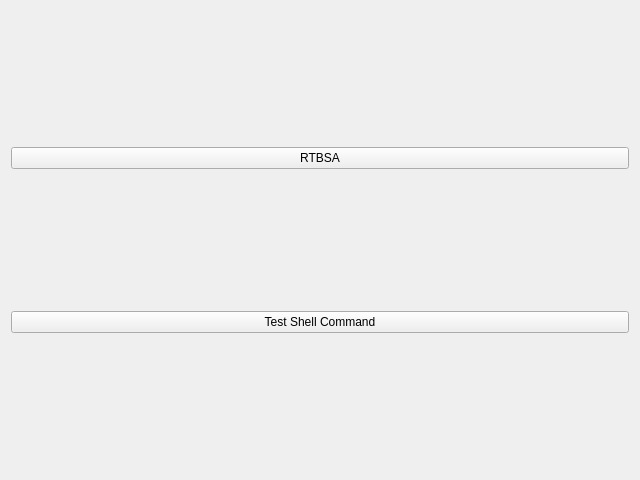
<?xml version="1.0" encoding="UTF-8"?>
<ui version="4.0">
 <class>Form</class>
 <widget class="QWidget" name="Form">
  <property name="geometry">
   <rect>
    <x>0</x>
    <y>0</y>
    <width>640</width>
    <height>480</height>
   </rect>
  </property>
  <property name="windowTitle">
   <string>Form</string>
  </property>
  <layout class="QGridLayout" name="gridLayout">
   <item row="0" column="0">
    <widget class="PyDMShellCommand" name="rtbsa">
     <property name="toolTip">
      <string/>
     </property>
     <property name="text">
      <string>RTBSA</string>
     </property>
     <property name="commands" stdset="0">
      <stringlist>
       <string>python ~/zacarias/rtbsa/rtbsa.py</string>
      </stringlist>
     </property>
    </widget>
   </item>
   <item row="1" column="0">
    <widget class="PyDMShellCommand" name="testShellCommand">
     <property name="toolTip">
      <string/>
     </property>
     <property name="text">
      <string>Test Shell Command</string>
     </property>
     <property name="commands" stdset="0">
      <stringlist>
       <string>pydm ~/opsTools/devPanel/example/example.py</string>
      </stringlist>
     </property>
    </widget>
   </item>
  </layout>
 </widget>
 <customwidgets>
  <customwidget>
   <class>PyDMShellCommand</class>
   <extends>QPushButton</extends>
   <header>pydm.widgets.shell_command</header>
  </customwidget>
 </customwidgets>
 <resources/>
 <connections/>
</ui>
